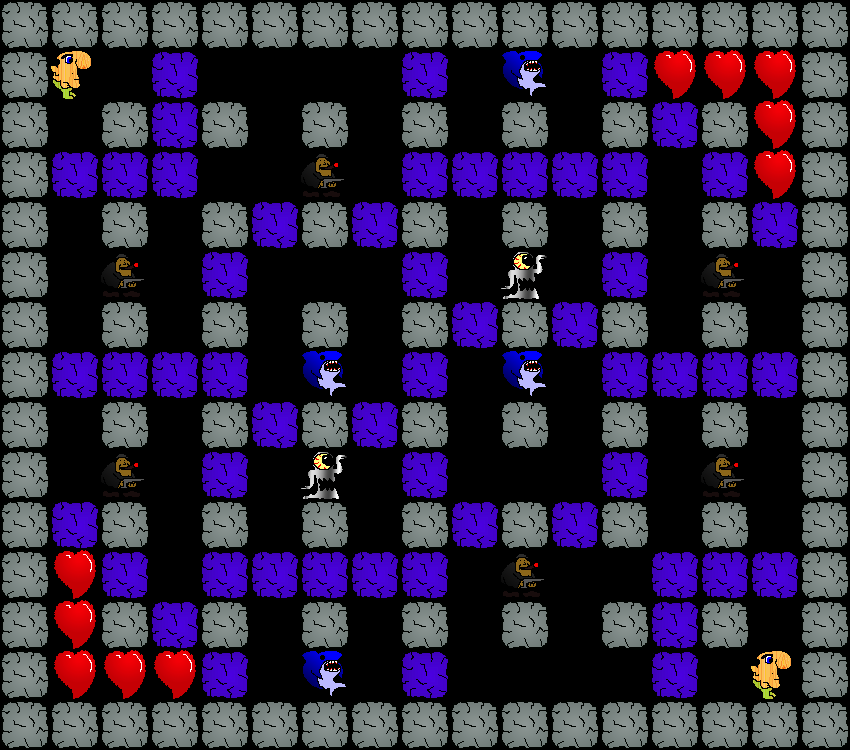

Below is a game level as drawn by its tile map, then a one-line description and the .tmx that defines it (tile-layer data replaced by summaries):
An orthogonal 17x15 tile map with 50x50 px tiles, 1 tile layer (Action).

<map version="1.0" orientation="orthogonal" width="17" height="15" tilewidth="50" tileheight="50">
 <tileset firstgid="1" name="Tileset" tilewidth="50" tileheight="50">
  <image source="Tileset.png" width="150" height="200" />
  <tile id="0">
   <properties>
    <property name="Type" value="Soldier" />
   </properties>
  </tile>
  <tile id="1">
   <properties>
    <property name="Type" value="FireLizard" />
   </properties>
  </tile>
  <tile id="2">
   <properties>
    <property name="Type" value="Heart" />
   </properties>
  </tile>
  <tile id="3">
   <properties>
    <property name="Type" value="Sentry" />
   </properties>
  </tile>
  <tile id="4">
   <properties>
    <property name="Type" value="Turret" />
   </properties>
  </tile>
  <tile id="5">
   <properties>
    <property name="Type" value="Shark" />
   </properties>
  </tile>
  <tile id="6">
   <properties>
    <property name="Type" value="BreakableBlock" />
   </properties>
  </tile>
  <tile id="7">
   <properties>
    <property name="Type" value="Block" />
   </properties>
  </tile>
  <tile id="8">
   <properties>
    <property name="Type" value="Gangster" />
   </properties>
  </tile>
  <tile id="9">
   <properties>
    <property name="Type" value="Player" />
   </properties>
  </tile>
  <tile id="11">
   <properties>
    <property name="Type" value="StorBot" />
   </properties>
  </tile>
 </tileset>
 <layer name="Action" width="17" height="15">
  <properties>
   <property name="ColorValue0" value="25" />
   <property name="ColorValue1" value="225" />
   <property name="ColorValue2" value="100" />
   <property name="ColorValue3" value="100" />
  </properties>
  <data>[255 cells, 179 non-empty, 7 distinct tile ids]</data>
 </layer>
</map>
